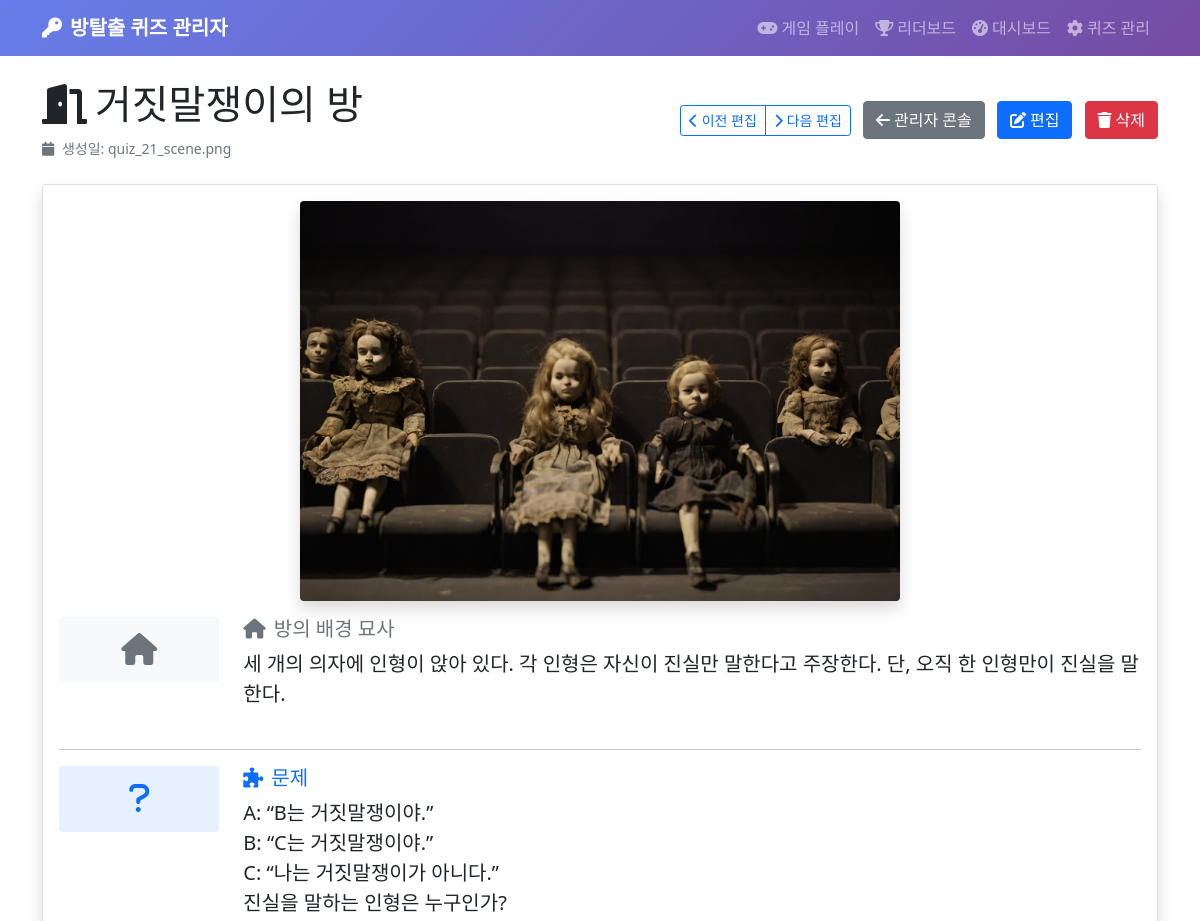
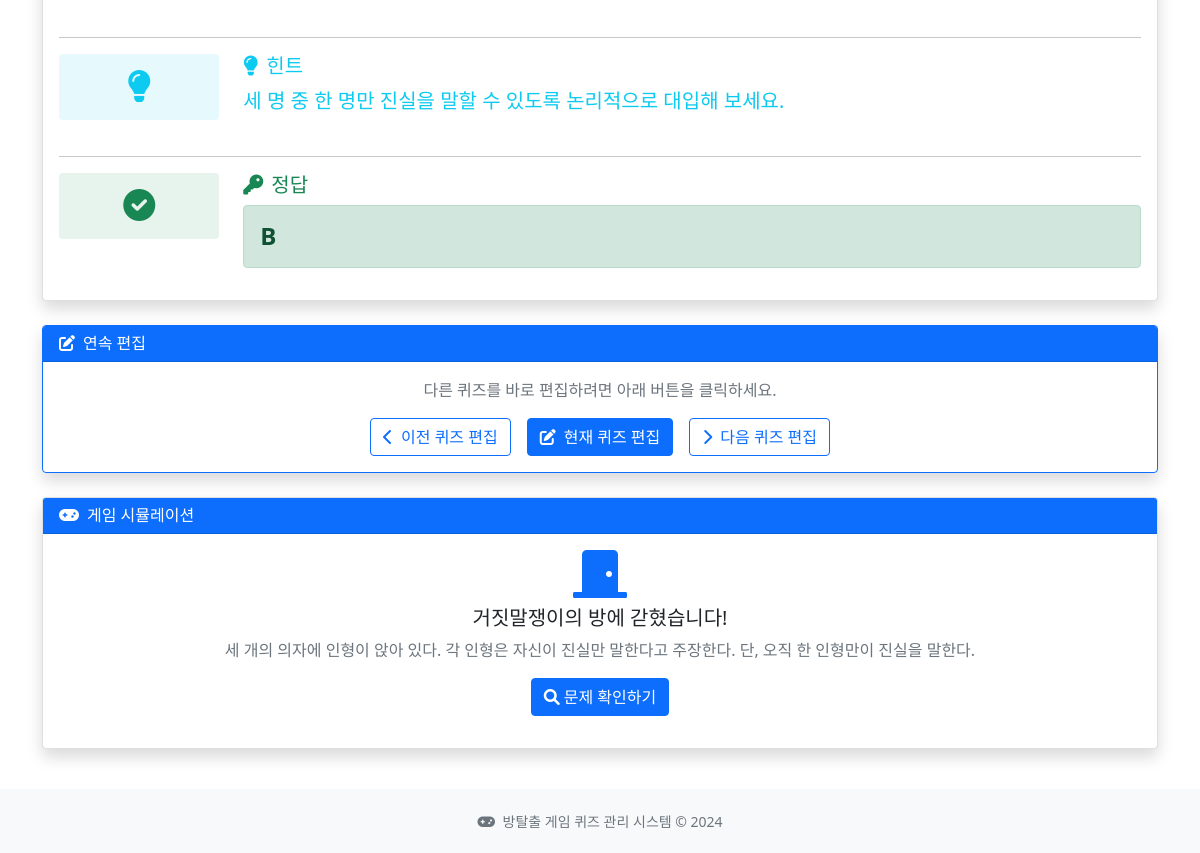
Page /quiz/21 on the committed database (2 pictures, top to bottom).
### tables this page shows
CREATE TABLE quizzes (
            id INTEGER PRIMARY KEY AUTOINCREMENT,
            room_name TEXT NOT NULL,
            background_description TEXT NOT NULL,
            question TEXT NOT NULL,
            hint TEXT NOT NULL,
            answer TEXT NOT NULL,
            created_at TIMESTAMP DEFAULT CURRENT_TIMESTAMP
        , image_path TEXT);

### app.py (the view)
@app.route('/quiz/<int:quiz_id>')
def quiz_detail(quiz_id):
    quiz = database.get_quiz_by_id(quiz_id)
    if not quiz:
        flash('퀴즈를 찾을 수 없습니다.', 'error')
        return redirect(url_for('admin_console'))
    prev_quiz_id, next_quiz_id = database.get_next_prev_quiz_ids(quiz_id)
    return render_template('quiz_detail.html', quiz=quiz,
                         prev_quiz_id=prev_quiz_id, next_quiz_id=next_quiz_id)

### database.py (called while the page is built)
def get_quiz_by_id(quiz_id):
    conn = sqlite3.connect(DATABASE_NAME)
    cursor = conn.cursor()
    cursor.execute('''
        SELECT id, room_name, background_description, question, hint, answer, image_path, created_at
        FROM quizzes WHERE id = ?
    ''', (quiz_id,))
    quiz = cursor.fetchone()
    conn.close()
    return quiz

def get_next_prev_quiz_ids(current_quiz_id):
    conn = sqlite3.connect(DATABASE_NAME)
    cursor = conn.cursor()
    cursor.execute('SELECT id FROM quizzes ORDER BY created_at DESC')
    quiz_ids = [row[0] for row in cursor.fetchall()]
    conn.close()
    if current_quiz_id not in quiz_ids:
        return None, None
    current_index = quiz_ids.index(current_quiz_id)
    prev_quiz_id = quiz_ids[current_index - 1] if current_index > 0 else None
    next_quiz_id = quiz_ids[current_index + 1] if current_index < len(quiz_ids) - 1 else None
    return prev_quiz_id, next_quiz_id

### templates/quiz_detail.html (shortened to what this page needs)
{% extends "base.html" %}
{% block content %}
<div class="row">
    <div class="col-12">
        <div class="d-flex justify-content-between align-items-center mb-4">
            <div>
                <h1 class="mb-2">
                    <i class="fas fa-door-open me-2"></i>{{ quiz[1] }}
                </h1>
                <small class="text-muted">
                    <i class="fas fa-calendar me-1"></i>
                    생성일: {{ quiz[6] }}
                </small>
            </div>
            <div>
                <div class="btn-group me-2" role="group">
                    {% if prev_quiz_id %}
                    <a href="{{ url_for('edit_quiz_page', quiz_id=prev_quiz_id) }}" class="btn btn-outline-primary btn-sm" title="이전 퀴즈 편집">
                        <i class="fas fa-chevron-left me-1"></i>이전 편집
                    </a>
                    {% endif %}
                    {% if next_quiz_id %}
                    <a href="{{ url_for('edit_quiz_page', quiz_id=next_quiz_id) }}" class="btn btn-outline-primary btn-sm" title="다음 퀴즈 편집">
                        <i class="fas fa-chevron-right me-1"></i>다음 편집
                    </a>
                    {% endif %}
                </div>
                <a href="{{ url_for('admin_console') }}" class="btn btn-secondary me-2">
                    <i class="fas fa-arrow-left me-1"></i>관리자 콘솔
                </a>
                <a href="{{ url_for('edit_quiz_page', quiz_id=quiz[0]) }}" class="btn btn-primary me-2">
                    <i class="fas fa-edit me-1"></i>편집
                </a>
                <button type="button" class="btn btn-danger" onclick="deleteQuiz()">
                    <i class="fas fa-trash me-1"></i>삭제
                </button>
            </div>
        </div>
    </div>
</div>
<div class="row">
    <div class="col-12">
        <div class="card shadow">
            <div class="card-body">
                <div class="mb-4">
                    {% if quiz[6] %}
                    <div class="text-center mb-3">
                        <img src="{{ url_for('static', filename='images/' + quiz[6]) }}"
                             class="img-fluid rounded shadow" style="max-height: 400px; object-fit: cover;"
                             alt="{{ quiz[1] }} 배경 이미지">
                    </div>
                    <div class="row">
                        <div class="col-md-2">
                            <div class="bg-light p-3 rounded text-center">
                                <i class="fas fa-home fa-2x text-muted"></i>
                            </div>
                        </div>
                        <div class="col-md-10">
                            <h5 class="text-muted mb-2">
                                <i class="fas fa-home me-2"></i>방의 배경 묘사
                            </h5>
                            <p class="lead" style="white-space: pre-wrap;">{{ quiz[2] }}</p>
                        </div>
                    </div>
                    {% endif %}
                </div>
                <hr>
                <div class="mb-4">
                    <div class="row">
                        <div class="col-md-2">
                            <div class="bg-primary bg-opacity-10 p-3 rounded text-center">
                                <i class="fas fa-question fa-2x text-primary"></i>
                            </div>
                        </div>
                                                 <div class="col-md-10">
                             <h5 class="text-primary mb-2">
                                 <i class="fas fa-puzzle-piece me-2"></i>문제
                             </h5>
                             <p class="fs-5" style="white-space: pre-wrap;">{{ quiz[3] }}</p>
                         </div>
                    </div>
                </div>
                <hr>
                <div class="mb-4">
                    <div class="row">
                        <div class="col-md-2">
                            <div class="bg-info bg-opacity-10 p-3 rounded text-center">
                                <i class="fas fa-lightbulb fa-2x text-info"></i>
                            </div>
                        </div>
                                                 <div class="col-md-10">
                             <h5 class="text-info mb-2">
                                 <i class="fas fa-lightbulb me-2"></i>힌트
                             </h5>
                             <p class="fs-5 text-info" style="white-space: pre-wrap;">{{ quiz[4] }}</p>
                         </div>
                    </div>
                </div>
                <hr>
                <div class="mb-0">
                    <div class="row">
                        <div class="col-md-2">
                            <div class="bg-success bg-opacity-10 p-3 rounded text-center">
                                <i class="fas fa-check-circle fa-2x text-success"></i>
                            </div>
                        </div>
                        <div class="col-md-10">
                            <h5 class="text-success mb-2">
                                <i class="fas fa-key me-2"></i>정답
                            </h5>
                            <div class="alert alert-success">
                                <h4 class="mb-0 fw-bold">{{ quiz[5] }}</h4>
                            </div>
                        </div>
                    </div>
                </div>
            </div>
        </div>
    </div>
</div>
{% if prev_quiz_id or next_quiz_id %}
<div class="row mt-4">
    <div class="col-12">
        <div class="card shadow border-primary">
            <div class="card-header bg-primary text-white">
                <h6 class="mb-0">
                    <i class="fas fa-edit me-2"></i>연속 편집
                </h6>
            </div>
            <div class="card-body text-center">
                <p class="text-muted mb-3">다른 퀴즈를 바로 편집하려면 아래 버튼을 클릭하세요.</p>
                <div class="d-flex justify-content-center gap-3">
                    {% if prev_quiz_id %}
                    <a href="{{ url_for('edit_quiz_page', quiz_id=prev_quiz_id) }}" class="btn btn-outline-primary">
                        <i class="fas fa-chevron-left me-2"></i>이전 퀴즈 편집
                    </a>
                    {% endif %}
                    <a href="{{ url_for('edit_quiz_page', quiz_id=quiz[0]) }}" class="btn btn-primary">
                        <i class="fas fa-edit me-2"></i>현재 퀴즈 편집
                    </a>
                    {% if next_quiz_id %}
                    <a href="{{ url_for('edit_quiz_page', quiz_id=next_quiz_id) }}" class="btn btn-outline-primary">
                        <i class="fas fa-chevron-right me-2"></i>다음 퀴즈 편집
                    </a>
                    {% endif %}
                </div>
            </div>
        </div>
    </div>
</div>
{% endif %}
<div class="row mt-4">
    <div class="col-12">
        <div class="card shadow">
            <div class="card-header bg-primary text-white">
                <h6 class="mb-0">
                    <i class="fas fa-gamepad me-2"></i>게임 시뮬레이션
                </h6>
            </div>
            <div class="card-body">
                <div id="gameSimulation" class="text-center">
                                         <div class="mb-3">
                         <i class="fas fa-door-closed fa-3x text-primary mb-2"></i>
                         <h5>{{ quiz[1] }}에 갇혔습니다!</h5>
                         <p class="text-muted" style="white-space: pre-wrap;">{{ quiz[2] }}</p>
                     </div>
                    <div class="mb-3">
                        <button type="button" class="btn btn-primary" onclick="showQuestion()">
                            <i class="fas fa-search me-1"></i>문제 확인하기
                        </button>
                    </div>
                </div>
            </div>
        </div>
    </div>
</div>
{% endblock %}

### rows in the picture
quizzes: room_name "거짓말쟁이의 방", image_path "quiz_21_scene.png", image_path (picture), background_description "세 개의 의자에 인형이 앉아 있다. 각 인형은 자신이 진실만 말한다고 주장한다. 단, 오직 한 인형만이 진실을 말한다.", question "A: “B는 거짓말쟁이야.” B: “C는 거짓말쟁이야.” C: “나는 거짓말쟁이가 아니다.” 진실을 말하는 인형은 누구인가?", hint "세 명 중 한 명만 진실을 말할 수 있도록 논리적으로 대입해 보세요.", answer "B"
